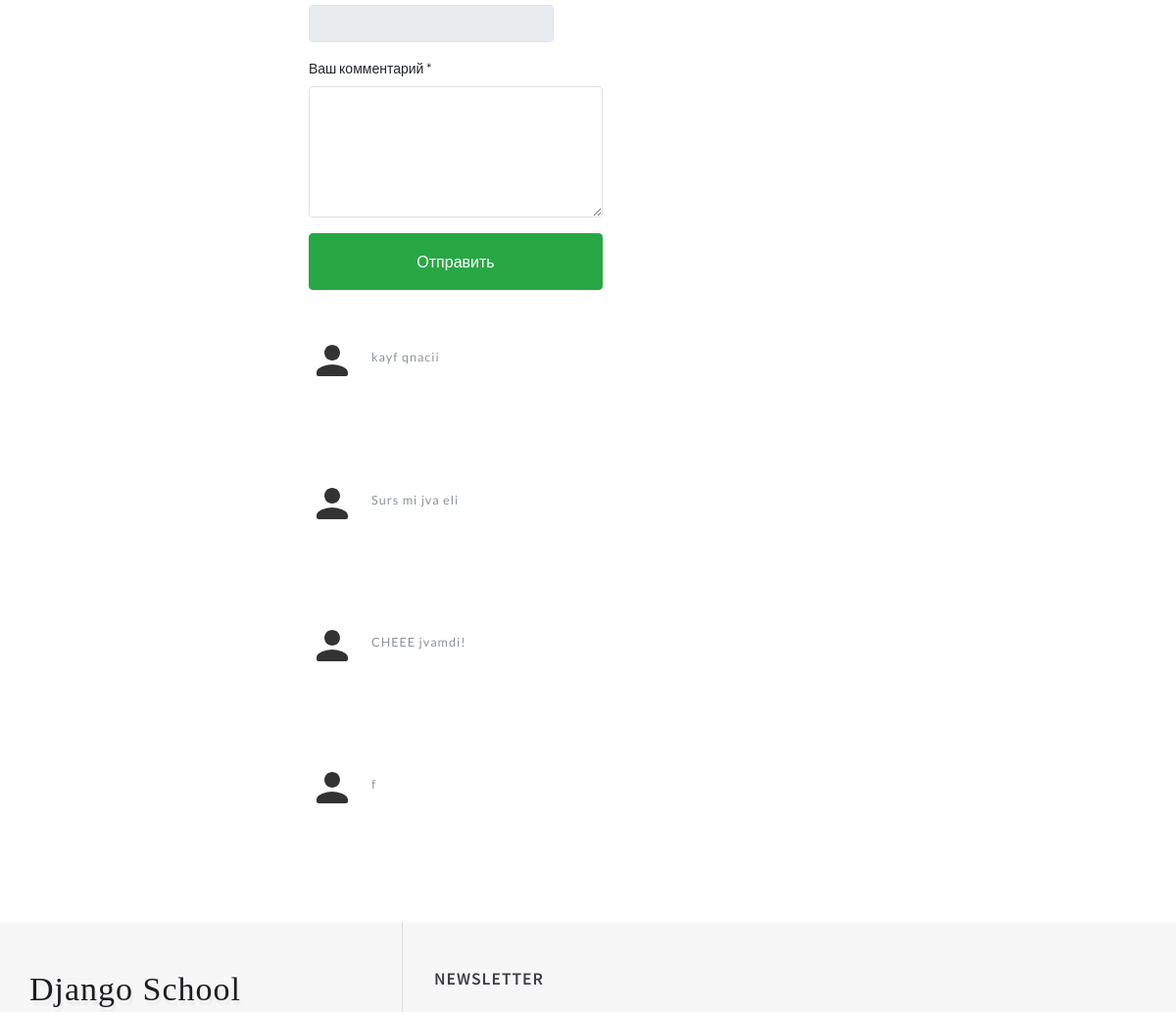
Before: /movies/detail/meetJoeBlack/ (signed in, middle part) with the older database file.
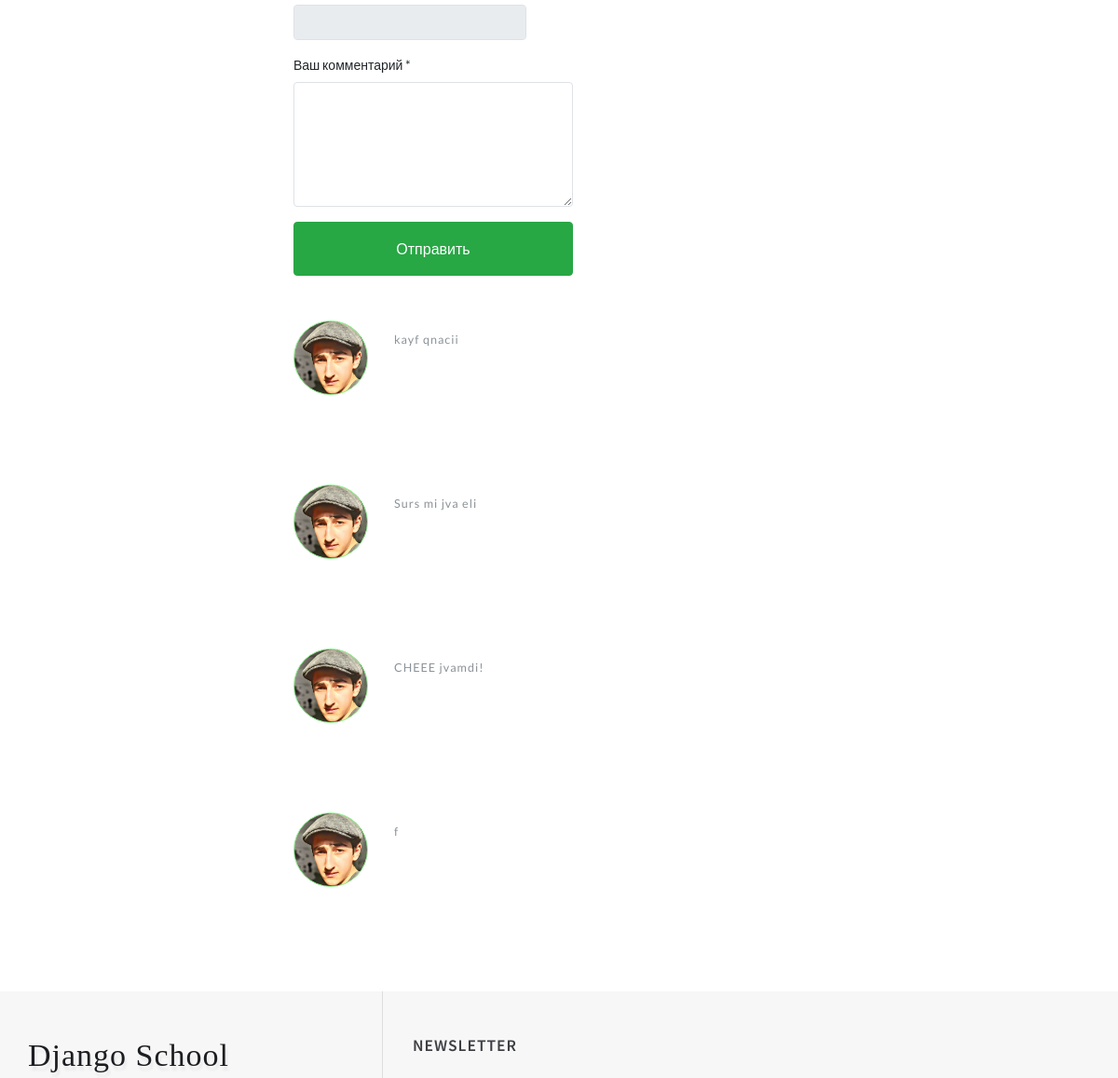
After: the same page with the newer database file.
### movies/models.py (models this page shows, shortened)
class Reviews(models.Model):
    author = models.ForeignKey(User, verbose_name='Автор', on_delete=models.CASCADE)
    text = models.TextField('Сообщение', max_length=5000)
    parent = models.ForeignKey('self', verbose_name='Родитель', on_delete=models.SET_NULL, blank=True, null=True)
    movie = models.ForeignKey(Movie, verbose_name='Фильм', on_delete=models.CASCADE)
    class Meta:
        verbose_name = 'Отзыв'
        verbose_name_plural = 'Отзывы'

### users/models.py (models this page shows)
class User(AbstractUser):
    image = models.ImageField(verbose_name='Аватарка', upload_to='users_images', blank=True)

### movies/views.py (the view)
# urls.py: path('detail/<slug:slug>/', views.MovieDetailView.as_view(), name='movie_detail'),
class MovieDetailView(DetailView):
    model = Movie
    slug_field = 'url'

### templates/movies/movie_detail.html (shortened to what this page needs)
{% extends 'movies/base.html' %}
{% load static %}
{% block movie-content %}
    <div class="left-ads-display col-lg-8">
        <div class="row">
            <div class="single-form-left">
                {% if user.is_authenticated %}
                    <div class="contact-single review_add_container">
                        <form action="{% url 'add_review' movie.id %}" method="post" class="mt-4 add_review_form">
                            <div class="col-sm-6 form-group p-0 editContent">
                                <input name="author_name" type="text" class="form-control border"
                                       id="contactusername" value="{{ user.first_name }}"
                                       required="" disabled>
                            </div>
                            <div class="form-group editContent">
                                <label for="contactcomment" class="editContent">Ваш комментарий *</label>
                                <textarea name="text" class="form-control border" rows="5" id="contactcomment"
                                          required=""></textarea>
                            </div>
                            <button type="submit" class="mt-3 btn btn-success btn-block py-3">Отправить</button>
                        </form>
                    </div>
                {% else %}
                    <div class="contact-single" style="border: 1px solid dimgray; padding: 10px; border-radius: 5px;">
                        <h3 class="editContent">Чтобы оставить отзыв <a href="login.html">войдите</a> в аккаунт</h3>
                    </div>
                {% endif %}
            </div>
            {% for review in movie.reviews_set.all %}
                <div class="media py-5 review_container">
                    {% if user.is_authenticated and review.author.image %}
                        <div class="review_author_image" style="background-image: url('{{ review.author.image.url }}');"></div>
                    {% else %}
                        <img src="{% static 'images/person_image_template.svg' %}" class="mr-3 img-fluid" alt="image">
                    {% endif %}
                    <div class="media-body mt-0">
                        <p class="mt-2 editContent">
                            {{ review.text }}
                        </p>
                    </div>
                </div>
            {% endfor %}
        </div>
    </div>
{% endblock %}

Changed rows visible on the page:
changed through a linked row, Reviews "kayf qnacii": author.image: picture added; image: picture removed
changed through a linked row, Reviews "Surs mi jva eli": author.image: picture added; image: picture removed
changed through a linked row, Reviews "CHEEE jvamdi!": author.image: picture added; image: picture removed
changed through a linked row, Reviews (number 4 of 4 on the later page): author.image: picture added; image: picture removed
